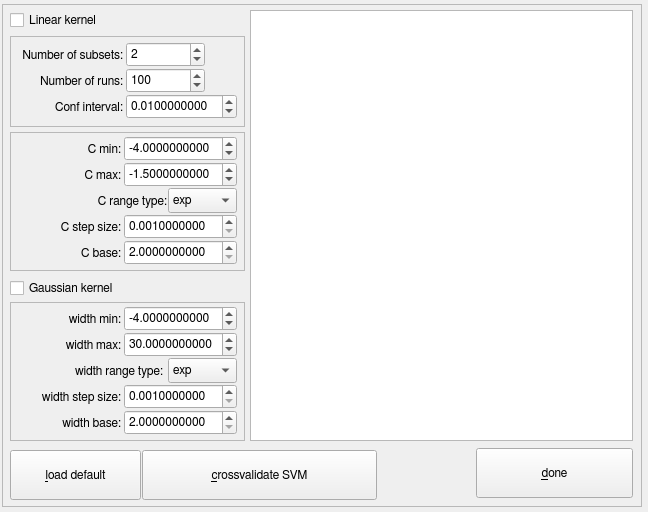
<?xml version="1.0" encoding="UTF-8"?>
<ui version="4.0">
 <class>modelselection_grid_search_kernel_gui</class>
 <widget class="QMainWindow" name="modelselection_grid_search_kernel_gui">
  <property name="geometry">
   <rect>
    <x>0</x>
    <y>0</y>
    <width>648</width>
    <height>512</height>
   </rect>
  </property>
  <property name="sizePolicy">
   <sizepolicy hsizetype="Fixed" vsizetype="Fixed">
    <horstretch>0</horstretch>
    <verstretch>0</verstretch>
   </sizepolicy>
  </property>
  <property name="windowTitle">
   <string>Model Selection Grid Search GUI</string>
  </property>
  <widget class="QWidget" name="centralwidget">
   <widget class="QFrame" name="frame">
    <property name="geometry">
     <rect>
      <x>2</x>
      <y>4</y>
      <width>640</width>
      <height>503</height>
     </rect>
    </property>
    <property name="font">
     <font>
      <family>FreeSans</family>
      <pointsize>9</pointsize>
     </font>
    </property>
    <property name="frameShape">
     <enum>QFrame::StyledPanel</enum>
    </property>
    <property name="frameShadow">
     <enum>QFrame::Raised</enum>
    </property>
    <widget class="QCheckBox" name="use_gaussian_kernel_checkbox_">
     <property name="geometry">
      <rect>
       <x>8</x>
       <y>274</y>
       <width>155</width>
       <height>20</height>
      </rect>
     </property>
     <property name="text">
      <string>Gaussian kernel</string>
     </property>
    </widget>
    <widget class="QCheckBox" name="use_linear_kernel_checkbox_">
     <property name="geometry">
      <rect>
       <x>8</x>
       <y>6</y>
       <width>155</width>
       <height>20</height>
      </rect>
     </property>
     <property name="text">
      <string>Linear kernel</string>
     </property>
    </widget>
    <widget class="QFrame" name="frame_3">
     <property name="geometry">
      <rect>
       <x>8</x>
       <y>128</y>
       <width>235</width>
       <height>139</height>
      </rect>
     </property>
     <property name="frameShape">
      <enum>QFrame::StyledPanel</enum>
     </property>
     <property name="frameShadow">
      <enum>QFrame::Raised</enum>
     </property>
     <widget class="QDoubleSpinBox" name="c_base_box_">
      <property name="geometry">
       <rect>
        <x>114</x>
        <y>108</y>
        <width>113</width>
        <height>25</height>
       </rect>
      </property>
      <property name="font">
       <font>
        <family>FreeSans</family>
        <pointsize>9</pointsize>
       </font>
      </property>
      <property name="styleSheet">
       <string notr="true"/>
      </property>
      <property name="decimals">
       <number>10</number>
      </property>
      <property name="minimum">
       <double>2.000000000000000</double>
      </property>
      <property name="maximum">
       <double>10.000000000000000</double>
      </property>
      <property name="value">
       <double>2.000000000000000</double>
      </property>
     </widget>
     <widget class="QLabel" name="label_20">
      <property name="geometry">
       <rect>
        <x>36</x>
        <y>6</y>
        <width>75</width>
        <height>23</height>
       </rect>
      </property>
      <property name="font">
       <font>
        <family>FreeSans</family>
        <pointsize>9</pointsize>
       </font>
      </property>
      <property name="text">
       <string>C min:</string>
      </property>
      <property name="alignment">
       <set>Qt::AlignRight|Qt::AlignTrailing|Qt::AlignVCenter</set>
      </property>
     </widget>
     <widget class="QLabel" name="label_21">
      <property name="geometry">
       <rect>
        <x>36</x>
        <y>32</y>
        <width>75</width>
        <height>23</height>
       </rect>
      </property>
      <property name="font">
       <font>
        <family>FreeSans</family>
        <pointsize>9</pointsize>
       </font>
      </property>
      <property name="text">
       <string>C max:</string>
      </property>
      <property name="alignment">
       <set>Qt::AlignRight|Qt::AlignTrailing|Qt::AlignVCenter</set>
      </property>
     </widget>
     <widget class="QDoubleSpinBox" name="c_step_size_box_">
      <property name="geometry">
       <rect>
        <x>114</x>
        <y>82</y>
        <width>113</width>
        <height>25</height>
       </rect>
      </property>
      <property name="font">
       <font>
        <family>FreeSans</family>
        <pointsize>9</pointsize>
       </font>
      </property>
      <property name="styleSheet">
       <string notr="true"/>
      </property>
      <property name="decimals">
       <number>10</number>
      </property>
      <property name="minimum">
       <double>0.001000000000000</double>
      </property>
      <property name="maximum">
       <double>1000.000000000000000</double>
      </property>
     </widget>
     <widget class="QLabel" name="label_22">
      <property name="geometry">
       <rect>
        <x>50</x>
        <y>58</y>
        <width>107</width>
        <height>23</height>
       </rect>
      </property>
      <property name="font">
       <font>
        <family>FreeSans</family>
        <pointsize>9</pointsize>
       </font>
      </property>
      <property name="text">
       <string>C range type:</string>
      </property>
      <property name="alignment">
       <set>Qt::AlignRight|Qt::AlignTrailing|Qt::AlignVCenter</set>
      </property>
     </widget>
     <widget class="QLabel" name="label_23">
      <property name="geometry">
       <rect>
        <x>36</x>
        <y>84</y>
        <width>75</width>
        <height>23</height>
       </rect>
      </property>
      <property name="font">
       <font>
        <family>FreeSans</family>
        <pointsize>9</pointsize>
       </font>
      </property>
      <property name="text">
       <string>C step size:</string>
      </property>
      <property name="alignment">
       <set>Qt::AlignRight|Qt::AlignTrailing|Qt::AlignVCenter</set>
      </property>
     </widget>
     <widget class="QDoubleSpinBox" name="c_min_box_">
      <property name="geometry">
       <rect>
        <x>114</x>
        <y>4</y>
        <width>113</width>
        <height>25</height>
       </rect>
      </property>
      <property name="font">
       <font>
        <family>FreeSans</family>
        <pointsize>9</pointsize>
       </font>
      </property>
      <property name="styleSheet">
       <string notr="true"/>
      </property>
      <property name="decimals">
       <number>10</number>
      </property>
      <property name="minimum">
       <double>-999999999.999999046325684</double>
      </property>
      <property name="maximum">
       <double>1000000000.000000000000000</double>
      </property>
      <property name="value">
       <double>-4.000000000000000</double>
      </property>
     </widget>
     <widget class="QComboBox" name="c_range_type_box_">
      <property name="enabled">
       <bool>true</bool>
      </property>
      <property name="geometry">
       <rect>
        <x>158</x>
        <y>56</y>
        <width>69</width>
        <height>25</height>
       </rect>
      </property>
      <property name="font">
       <font>
        <family>FreeSans</family>
        <pointsize>9</pointsize>
       </font>
      </property>
      <property name="insertPolicy">
       <enum>QComboBox::InsertAlphabetically</enum>
      </property>
      <property name="duplicatesEnabled">
       <bool>false</bool>
      </property>
      <item>
       <property name="text">
        <string>exp</string>
       </property>
      </item>
      <item>
       <property name="text">
        <string>lin</string>
       </property>
      </item>
     </widget>
     <widget class="QLabel" name="label_24">
      <property name="geometry">
       <rect>
        <x>36</x>
        <y>110</y>
        <width>75</width>
        <height>23</height>
       </rect>
      </property>
      <property name="font">
       <font>
        <family>FreeSans</family>
        <pointsize>9</pointsize>
       </font>
      </property>
      <property name="text">
       <string>C base:</string>
      </property>
      <property name="alignment">
       <set>Qt::AlignRight|Qt::AlignTrailing|Qt::AlignVCenter</set>
      </property>
     </widget>
     <widget class="QDoubleSpinBox" name="c_max_box_">
      <property name="geometry">
       <rect>
        <x>114</x>
        <y>30</y>
        <width>113</width>
        <height>25</height>
       </rect>
      </property>
      <property name="font">
       <font>
        <family>FreeSans</family>
        <pointsize>9</pointsize>
       </font>
      </property>
      <property name="styleSheet">
       <string notr="true"/>
      </property>
      <property name="decimals">
       <number>10</number>
      </property>
      <property name="minimum">
       <double>-999999999.999999046325684</double>
      </property>
      <property name="maximum">
       <double>1000000000.000000000000000</double>
      </property>
      <property name="value">
       <double>-1.500000000000000</double>
      </property>
     </widget>
    </widget>
    <widget class="QFrame" name="frame_5">
     <property name="geometry">
      <rect>
       <x>8</x>
       <y>32</y>
       <width>235</width>
       <height>91</height>
      </rect>
     </property>
     <property name="frameShape">
      <enum>QFrame::StyledPanel</enum>
     </property>
     <property name="frameShadow">
      <enum>QFrame::Raised</enum>
     </property>
     <widget class="QSpinBox" name="num_subsets_box_">
      <property name="geometry">
       <rect>
        <x>116</x>
        <y>6</y>
        <width>79</width>
        <height>25</height>
       </rect>
      </property>
      <property name="minimum">
       <number>1</number>
      </property>
      <property name="maximum">
       <number>1000</number>
      </property>
      <property name="value">
       <number>2</number>
      </property>
     </widget>
     <widget class="QDoubleSpinBox" name="conf_int_alpha_box_">
      <property name="geometry">
       <rect>
        <x>116</x>
        <y>58</y>
        <width>111</width>
        <height>25</height>
       </rect>
      </property>
      <property name="font">
       <font>
        <family>FreeSans</family>
        <pointsize>9</pointsize>
       </font>
      </property>
      <property name="styleSheet">
       <string notr="true"/>
      </property>
      <property name="decimals">
       <number>10</number>
      </property>
      <property name="minimum">
       <double>0.000000000000000</double>
      </property>
      <property name="maximum">
       <double>1.000000000000000</double>
      </property>
      <property name="singleStep">
       <double>0.010000000000000</double>
      </property>
      <property name="value">
       <double>0.010000000000000</double>
      </property>
     </widget>
     <widget class="QLabel" name="label_14">
      <property name="geometry">
       <rect>
        <x>10</x>
        <y>60</y>
        <width>103</width>
        <height>23</height>
       </rect>
      </property>
      <property name="font">
       <font>
        <family>FreeSans</family>
        <pointsize>9</pointsize>
       </font>
      </property>
      <property name="text">
       <string>Conf interval:</string>
      </property>
      <property name="alignment">
       <set>Qt::AlignRight|Qt::AlignTrailing|Qt::AlignVCenter</set>
      </property>
     </widget>
     <widget class="QSpinBox" name="num_runs_box_">
      <property name="geometry">
       <rect>
        <x>116</x>
        <y>32</y>
        <width>79</width>
        <height>25</height>
       </rect>
      </property>
      <property name="minimum">
       <number>1</number>
      </property>
      <property name="maximum">
       <number>1000</number>
      </property>
      <property name="value">
       <number>100</number>
      </property>
     </widget>
     <widget class="QLabel" name="label_12">
      <property name="geometry">
       <rect>
        <x>2</x>
        <y>8</y>
        <width>111</width>
        <height>23</height>
       </rect>
      </property>
      <property name="font">
       <font>
        <family>FreeSans</family>
        <pointsize>9</pointsize>
       </font>
      </property>
      <property name="text">
       <string>Number of subsets:</string>
      </property>
      <property name="alignment">
       <set>Qt::AlignRight|Qt::AlignTrailing|Qt::AlignVCenter</set>
      </property>
     </widget>
     <widget class="QLabel" name="label_13">
      <property name="geometry">
       <rect>
        <x>4</x>
        <y>34</y>
        <width>109</width>
        <height>23</height>
       </rect>
      </property>
      <property name="font">
       <font>
        <family>FreeSans</family>
        <pointsize>9</pointsize>
       </font>
      </property>
      <property name="text">
       <string>Number of runs:</string>
      </property>
      <property name="alignment">
       <set>Qt::AlignRight|Qt::AlignTrailing|Qt::AlignVCenter</set>
      </property>
     </widget>
    </widget>
    <widget class="QFrame" name="frame_4">
     <property name="geometry">
      <rect>
       <x>8</x>
       <y>298</y>
       <width>235</width>
       <height>139</height>
      </rect>
     </property>
     <property name="frameShape">
      <enum>QFrame::StyledPanel</enum>
     </property>
     <property name="frameShadow">
      <enum>QFrame::Raised</enum>
     </property>
     <widget class="QDoubleSpinBox" name="width_base_box_">
      <property name="geometry">
       <rect>
        <x>114</x>
        <y>108</y>
        <width>113</width>
        <height>25</height>
       </rect>
      </property>
      <property name="font">
       <font>
        <family>FreeSans</family>
        <pointsize>9</pointsize>
       </font>
      </property>
      <property name="styleSheet">
       <string notr="true"/>
      </property>
      <property name="decimals">
       <number>10</number>
      </property>
      <property name="minimum">
       <double>2.000000000000000</double>
      </property>
      <property name="maximum">
       <double>10.000000000000000</double>
      </property>
      <property name="value">
       <double>2.000000000000000</double>
      </property>
     </widget>
     <widget class="QLabel" name="label_25">
      <property name="geometry">
       <rect>
        <x>36</x>
        <y>6</y>
        <width>75</width>
        <height>23</height>
       </rect>
      </property>
      <property name="font">
       <font>
        <family>FreeSans</family>
        <pointsize>9</pointsize>
       </font>
      </property>
      <property name="text">
       <string>width min:</string>
      </property>
      <property name="alignment">
       <set>Qt::AlignRight|Qt::AlignTrailing|Qt::AlignVCenter</set>
      </property>
     </widget>
     <widget class="QLabel" name="label_26">
      <property name="geometry">
       <rect>
        <x>36</x>
        <y>32</y>
        <width>75</width>
        <height>23</height>
       </rect>
      </property>
      <property name="font">
       <font>
        <family>FreeSans</family>
        <pointsize>9</pointsize>
       </font>
      </property>
      <property name="text">
       <string>width max:</string>
      </property>
      <property name="alignment">
       <set>Qt::AlignRight|Qt::AlignTrailing|Qt::AlignVCenter</set>
      </property>
     </widget>
     <widget class="QDoubleSpinBox" name="width_step_size_box_">
      <property name="geometry">
       <rect>
        <x>114</x>
        <y>82</y>
        <width>113</width>
        <height>25</height>
       </rect>
      </property>
      <property name="font">
       <font>
        <family>FreeSans</family>
        <pointsize>9</pointsize>
       </font>
      </property>
      <property name="styleSheet">
       <string notr="true"/>
      </property>
      <property name="decimals">
       <number>10</number>
      </property>
      <property name="minimum">
       <double>0.001000000000000</double>
      </property>
      <property name="maximum">
       <double>1000.000000000000000</double>
      </property>
     </widget>
     <widget class="QLabel" name="label_27">
      <property name="geometry">
       <rect>
        <x>46</x>
        <y>58</y>
        <width>107</width>
        <height>23</height>
       </rect>
      </property>
      <property name="font">
       <font>
        <family>FreeSans</family>
        <pointsize>9</pointsize>
       </font>
      </property>
      <property name="text">
       <string>width range type:</string>
      </property>
      <property name="alignment">
       <set>Qt::AlignRight|Qt::AlignTrailing|Qt::AlignVCenter</set>
      </property>
     </widget>
     <widget class="QLabel" name="label_28">
      <property name="geometry">
       <rect>
        <x>10</x>
        <y>84</y>
        <width>101</width>
        <height>23</height>
       </rect>
      </property>
      <property name="font">
       <font>
        <family>FreeSans</family>
        <pointsize>9</pointsize>
       </font>
      </property>
      <property name="text">
       <string>width step size:</string>
      </property>
      <property name="alignment">
       <set>Qt::AlignRight|Qt::AlignTrailing|Qt::AlignVCenter</set>
      </property>
     </widget>
     <widget class="QDoubleSpinBox" name="width_min_box_">
      <property name="geometry">
       <rect>
        <x>114</x>
        <y>4</y>
        <width>113</width>
        <height>25</height>
       </rect>
      </property>
      <property name="font">
       <font>
        <family>FreeSans</family>
        <pointsize>9</pointsize>
       </font>
      </property>
      <property name="styleSheet">
       <string notr="true"/>
      </property>
      <property name="decimals">
       <number>10</number>
      </property>
      <property name="minimum">
       <double>-999999999.999999046325684</double>
      </property>
      <property name="maximum">
       <double>1000000000.000000000000000</double>
      </property>
      <property name="value">
       <double>-4.000000000000000</double>
      </property>
     </widget>
     <widget class="QComboBox" name="width_range_type_box_">
      <property name="enabled">
       <bool>true</bool>
      </property>
      <property name="geometry">
       <rect>
        <x>158</x>
        <y>56</y>
        <width>69</width>
        <height>25</height>
       </rect>
      </property>
      <property name="font">
       <font>
        <family>FreeSans</family>
        <pointsize>9</pointsize>
       </font>
      </property>
      <property name="insertPolicy">
       <enum>QComboBox::InsertAlphabetically</enum>
      </property>
      <property name="duplicatesEnabled">
       <bool>false</bool>
      </property>
      <item>
       <property name="text">
        <string>exp</string>
       </property>
      </item>
      <item>
       <property name="text">
        <string>lin</string>
       </property>
      </item>
     </widget>
     <widget class="QLabel" name="label_29">
      <property name="geometry">
       <rect>
        <x>36</x>
        <y>110</y>
        <width>75</width>
        <height>23</height>
       </rect>
      </property>
      <property name="font">
       <font>
        <family>FreeSans</family>
        <pointsize>9</pointsize>
       </font>
      </property>
      <property name="text">
       <string>width base:</string>
      </property>
      <property name="alignment">
       <set>Qt::AlignRight|Qt::AlignTrailing|Qt::AlignVCenter</set>
      </property>
     </widget>
     <widget class="QDoubleSpinBox" name="width_max_box_">
      <property name="geometry">
       <rect>
        <x>114</x>
        <y>30</y>
        <width>113</width>
        <height>25</height>
       </rect>
      </property>
      <property name="font">
       <font>
        <family>FreeSans</family>
        <pointsize>9</pointsize>
       </font>
      </property>
      <property name="styleSheet">
       <string notr="true"/>
      </property>
      <property name="decimals">
       <number>10</number>
      </property>
      <property name="minimum">
       <double>-999999999.999999046325684</double>
      </property>
      <property name="maximum">
       <double>1000000000.000000000000000</double>
      </property>
      <property name="value">
       <double>30.000000000000000</double>
      </property>
     </widget>
    </widget>
    <widget class="QTextEdit" name="status_text_edit_">
     <property name="geometry">
      <rect>
       <x>248</x>
       <y>6</y>
       <width>383</width>
       <height>431</height>
      </rect>
     </property>
     <property name="readOnly">
      <bool>true</bool>
     </property>
    </widget>
    <widget class="QPushButton" name="crossvalidate_button_">
     <property name="enabled">
      <bool>true</bool>
     </property>
     <property name="geometry">
      <rect>
       <x>140</x>
       <y>446</y>
       <width>235</width>
       <height>50</height>
      </rect>
     </property>
     <property name="font">
      <font>
       <family>FreeSans</family>
       <pointsize>9</pointsize>
      </font>
     </property>
     <property name="text">
      <string>&amp;crossvalidate SVM</string>
     </property>
     <property name="checkable">
      <bool>false</bool>
     </property>
    </widget>
    <widget class="QPushButton" name="done_button_">
     <property name="enabled">
      <bool>true</bool>
     </property>
     <property name="geometry">
      <rect>
       <x>474</x>
       <y>444</y>
       <width>157</width>
       <height>50</height>
      </rect>
     </property>
     <property name="font">
      <font>
       <family>FreeSans</family>
       <pointsize>9</pointsize>
      </font>
     </property>
     <property name="text">
      <string>&amp;done</string>
     </property>
     <property name="checkable">
      <bool>false</bool>
     </property>
    </widget>
    <widget class="QPushButton" name="load_default_button_">
     <property name="enabled">
      <bool>true</bool>
     </property>
     <property name="geometry">
      <rect>
       <x>8</x>
       <y>446</y>
       <width>131</width>
       <height>50</height>
      </rect>
     </property>
     <property name="font">
      <font>
       <family>FreeSans</family>
       <pointsize>9</pointsize>
      </font>
     </property>
     <property name="text">
      <string>&amp;load default</string>
     </property>
     <property name="checkable">
      <bool>false</bool>
     </property>
    </widget>
   </widget>
  </widget>
 </widget>
 <resources/>
 <connections/>
</ui>
